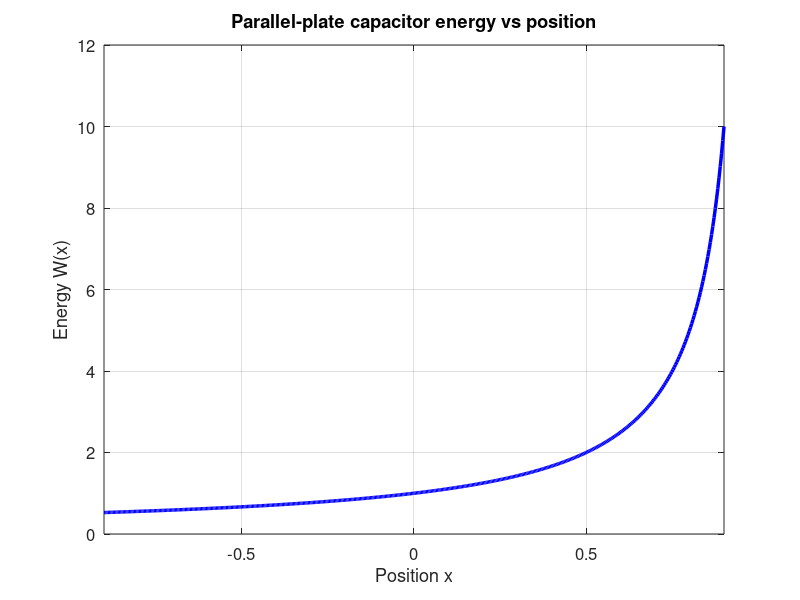

The MATLAB script that drew this image:
%% plotParallelPlateEnergyShape.m
% Illustrative shape only (not fit to any data): stored electrostatic
% energy between parallel plates vs position, W(x) = k/(d0-x), showing
% the characteristic divergence as the moving plate approaches the
% fixed plate (x -> d0).

clear; clc;
scriptDir = fileparts(mfilename('fullpath'));
addpath(scriptDir);

d0 = 1;     % normalized nominal gap
k = 1;      % normalized scale (eps0*A*V^2/2, arbitrary units here)

x = linspace(-0.9*d0, 0.9*d0, 500)';
W = k ./ (d0 - x);

figure('Color','w','Name','Parallel-plate energy shape');
plot(x, W, 'b-', 'LineWidth', 2.5);
xlabel('Position x');
ylabel('Energy W(x)');
title('Parallel-plate capacitor energy vs position');
grid on;
xlim([-0.9*d0, 0.9*d0]);
set(gca, 'FontSize', 12);

exportgraphics(gcf, fullfile(scriptDir, 'ParallelPlateEnergyShape.png'));
fprintf('Saved plot to ParallelPlateEnergyShape.png\n');
